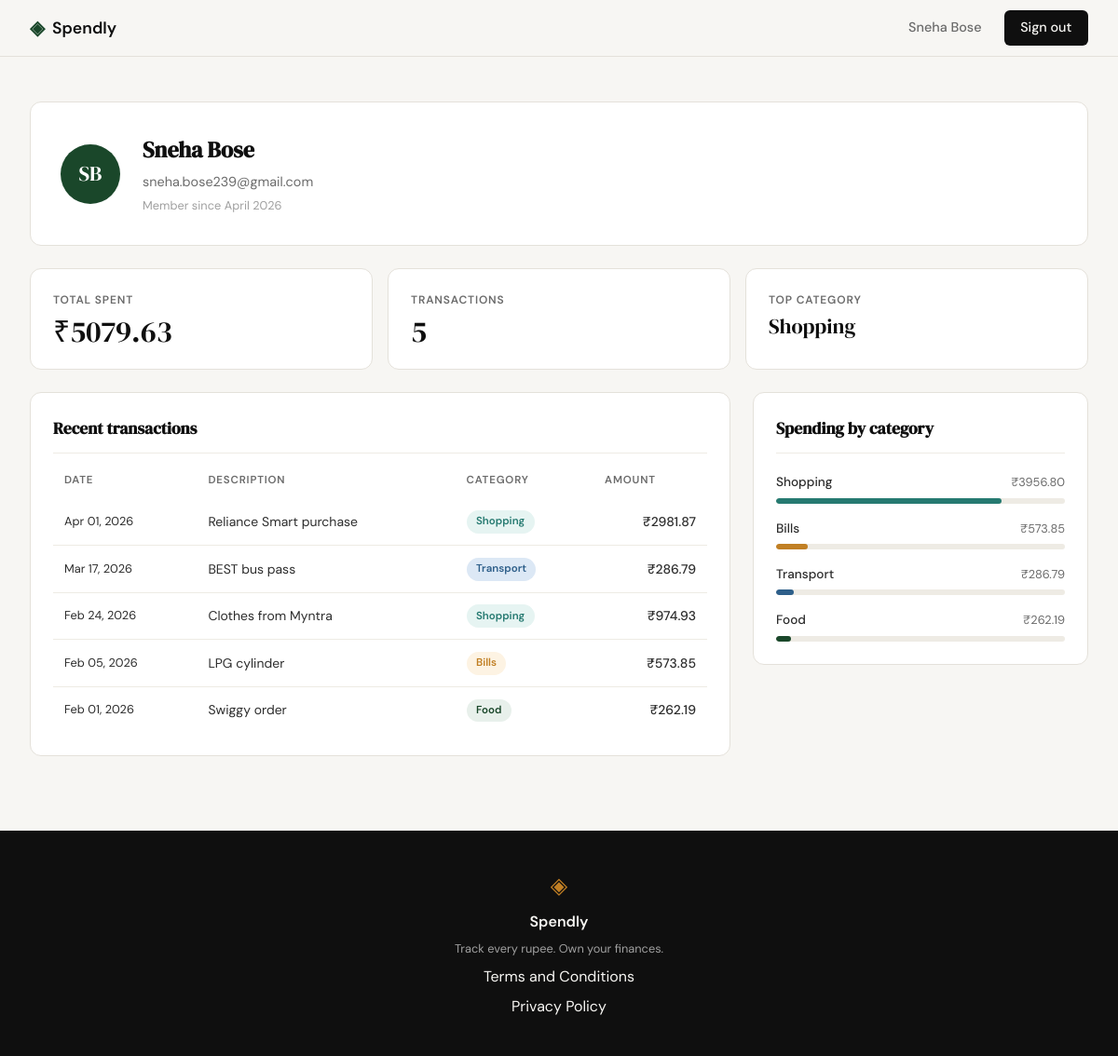
Screenshot of /profile (signed in) with the database file from the repository.
### tables this page shows
CREATE TABLE users (
            id            INTEGER PRIMARY KEY AUTOINCREMENT,
            name          TEXT    NOT NULL,
            email         TEXT    UNIQUE NOT NULL,
            password_hash TEXT    NOT NULL,
            created_at    TEXT    DEFAULT (datetime('now'))
        );

CREATE TABLE expenses (
            id          INTEGER PRIMARY KEY AUTOINCREMENT,
            user_id     INTEGER NOT NULL REFERENCES users(id),
            amount      REAL    NOT NULL,
            category    TEXT    NOT NULL,
            date        TEXT    NOT NULL,
            description TEXT,
            created_at  TEXT    DEFAULT (datetime('now'))
        );

### app.py (the view)
@app.route("/profile")
def profile():
    if not session.get("user_id"):
        return redirect(url_for("login"))
    uid = session["user_id"]
    return render_template(
        "profile.html",
        user=_build_user(uid),
        stats=_build_stats(uid),
        transactions=_build_transactions(uid),
        categories=_build_categories(uid),
    )

### app.py (called while the page is built)
def _build_user(user_id):
    return get_user_by_id(user_id)

def _build_stats(user_id):
    return get_summary_stats(user_id)

def _build_transactions(user_id):
    return get_recent_transactions(user_id)

def _build_categories(user_id):
    return get_category_breakdown(user_id)

### database/db.py (called while the page is built)
def get_db():
    conn = sqlite3.connect(DB_PATH)
    conn.row_factory = sqlite3.Row
    conn.execute('PRAGMA foreign_keys = ON')
    return conn

### database/queries.py (called while the page is built)
def get_user_by_id(user_id):
    conn = get_db()
    row = conn.execute(
        'SELECT name, email, created_at FROM users WHERE id = ?',
        (user_id,)
    ).fetchone()
    conn.close()
    if row is None:
        return None
    dt = datetime.strptime(row['created_at'][:19], '%Y-%m-%d %H:%M:%S')
    name = row['name']
    initials = ''.join(w[0].upper() for w in name.split()[:2])
    return {
        'name':         name,
        'email':        row['email'],
        'member_since': dt.strftime('%B %Y'),
        'initials':     initials,
    }

def get_summary_stats(user_id):
    conn = get_db()
    row = conn.execute(
        '''SELECT COALESCE(SUM(amount), 0) as total_spent,
                  COUNT(*) as tx_count
           FROM expenses
           WHERE user_id = ?''',
        (user_id,)
    ).fetchone()
    top_row = conn.execute(
        '''SELECT category
           FROM expenses
           WHERE user_id = ?
           GROUP BY category
           ORDER BY SUM(amount) DESC
           LIMIT 1''',
        (user_id,)
    ).fetchone()
    conn.close()
    return {
        'total_spent':  round(row['total_spent'], 2),
        'tx_count':     row['tx_count'],
        'top_category': top_row['category'] if top_row else '—',
    }

def get_recent_transactions(user_id, limit=10):
    conn = get_db()
    rows = conn.execute(
        '''SELECT date, description, category, amount
           FROM expenses
           WHERE user_id = ?
           ORDER BY date DESC
           LIMIT ?''',
        (user_id, limit)
    ).fetchall()
    conn.close()
    result = []
    for row in rows:
        dt = datetime.strptime(row['date'], '%Y-%m-%d')
        result.append({
            'date':        dt.strftime('%b %d, %Y'),
            'description': row['description'],
            'category':    row['category'],
            'amount':      row['amount'],
        })
    return result

### templates/profile.html (shortened to what this page needs)
{% extends "base.html" %}
{% block head %}
<link rel="stylesheet" href="{{ url_for('static', filename='css/profile.css') }}">
{% endblock %}
{% block content %}
<div class="profile-page">
  <div class="profile-inner">
    <div class="profile-header">
      <div class="profile-avatar">{{ user.initials }}</div>
      <div class="profile-meta">
        <h1 class="profile-name">{{ user.name }}</h1>
        <p class="profile-email">{{ user.email }}</p>
        <p class="profile-since">Member since {{ user.member_since }}</p>
      </div>
    </div>
    <div class="stats-row">
      <div class="stat-card">
        <span class="stat-label">Total spent</span>
        <span class="stat-value">₹{{ "%.2f"|format(stats.total_spent) }}</span>
      </div>
      <div class="stat-card">
        <span class="stat-label">Transactions</span>
        <span class="stat-value">{{ stats.tx_count }}</span>
      </div>
      <div class="stat-card">
        <span class="stat-label">Top category</span>
        <span class="stat-value stat-value--text">{{ stats.top_category }}</span>
      </div>
    </div>
    <div class="profile-grid">
      <div class="profile-card">
        <h2 class="card-title">Recent transactions</h2>
        <table class="tx-table">
          <thead>
            <tr>
              <th>Date</th>
              <th>Description</th>
              <th>Category</th>
              <th class="tx-col-amount">Amount</th>
            </tr>
          </thead>
          <tbody>
            {% for tx in transactions %}
            <tr>
              <td class="tx-date">{{ tx.date }}</td>
              <td>{{ tx.description }}</td>
              <td><span class="badge badge--{{ tx.category | lower }}">{{ tx.category }}</span></td>
              <td class="tx-amount">₹{{ "%.2f"|format(tx.amount) }}</td>
            </tr>
            {% endfor %}
          </tbody>
        </table>
      </div>
      <div class="profile-card">
        <h2 class="card-title">Spending by category</h2>
        <div class="cat-list">
          {% for cat in categories %}
          <div class="cat-row">
            <div class="cat-row-header">
              <span class="cat-name">{{ cat.name }}</span>
              <span class="cat-amount">₹{{ "%.2f"|format(cat.total) }}</span>
            </div>
            <div class="cat-track">
              <div class="cat-bar cat-bar--{{ cat.name | lower }}"
                   style="--bar-pct: {{ cat.pct }}%"></div>
            </div>
          </div>
          {% endfor %}
        </div>
      </div>
    </div>
  </div>
</div>
{% endblock %}

### templates/base.html (shortened to what this page needs)
<!DOCTYPE html>
<html lang="en">
<head>
    <link rel="stylesheet" href="{{ url_for('static', filename='css/style.css') }}">
    {% block head %}{% endblock %}
</head>
<body>
    <nav class="navbar">
        <div class="nav-inner">
            <a href="{{ url_for('landing') }}" class="nav-brand">
                <span class="brand-icon">◈</span>
                <span class="brand-name">Spendly</span>
            </a>
            <div class="nav-links">
                {% if session.get("user_id") %}
                <a href="{{ url_for('profile') }}">{{ session["name"] }}</a>
                <a href="{{ url_for('logout') }}" class="nav-cta">Sign out</a>
                {% else %}
                <a href="{{ url_for('login') }}">Sign in</a>
                <a href="{{ url_for('register') }}" class="nav-cta">Get started</a>
                {% endif %}
            </div>
        </div>
    </nav>
    <main class="main-content">
        {% block content %}{% endblock %}
    </main>
    <footer class="footer">
        <div class="footer-inner">
            <span class="brand-icon">◈</span>
            <span class="footer-name">Spendly</span>
            <p class="footer-copy">Track every rupee. Own your finances.</p>
            <a href="{{ url_for('terms') }}">Terms and Conditions</a>
            <a href="{{ url_for('privacy') }}">Privacy Policy</a>
        </div>
    </footer>
</body>
</html>

### static/css/style.css (style rules this page uses)
:root { --ink: #0f0f0f; --ink-soft: #2d2d2d; --ink-muted: #6b6b6b; --ink-faint: #a0a0a0; --paper: #f7f6f3; --paper-warm: #f0ede6; --paper-card: #ffffff; --accent: #1a472a; --accent-light: #e8f0eb; --accent-2: #c17f24; --accent-2-light: #fdf3e3; --danger: #c0392b; --danger-light: #fdecea; --border: #e4e1da; --border-soft: #eeebe4; --font-display: 'DM Serif Display', Georgia, serif; --font-body: 'DM Sans', system-ui, sans-serif; --max-width: 1200px; --auth-width: 440px; --radius-sm: 6px; --radius-md: 12px; --radius-lg: 20px; }
*, *::before, *::after { box-sizing: border-box; margin: 0; padding: 0; }
html { font-size: 16px; scroll-behavior: smooth; }
body { background: var(--paper); color: var(--ink); font-family: var(--font-body); font-size: 1rem; line-height: 1.6; -webkit-font-smoothing: antialiased; }
a { color: inherit; text-decoration: none; }
.navbar { position: sticky; top: 0; z-index: 100; background: var(--paper); border-bottom: 1px solid var(--border); padding: 0 2rem; }
.nav-inner { max-width: var(--max-width); margin: 0 auto; height: 60px; display: flex; align-items: center; justify-content: space-between; }
.nav-brand { display: flex; align-items: center; gap: 0.5rem; font-family: var(--font-body); font-weight: 600; font-size: 1.1rem; color: var(--ink); }
.brand-icon { color: var(--accent); font-size: 1.3rem; }
.brand-name { color: var(--ink); }
.nav-links { display: flex; align-items: center; gap: 1.5rem; font-size: 0.9rem; font-weight: 500; }
.nav-links a { color: var(--ink-muted); transition: color 0.2s; }
.nav-cta { background: var(--ink) !important; color: var(--paper) !important; padding: 0.45rem 1.1rem; border-radius: var(--radius-sm); transition: background 0.2s !important; }
.main-content { min-height: calc(100vh - 60px - 100px); }
.footer { background: var(--ink); color: var(--paper); padding: 2.5rem 2rem; text-align: center; }
.footer-inner { display: flex; flex-direction: column; align-items: center; gap: 0.4rem; }
.footer .brand-icon { color: var(--accent-2); font-size: 1.5rem; }
.footer-name { font-weight: 600; font-size: 1rem; }
.footer-copy { font-size: 0.8rem; color: var(--ink-faint); }

### rows the page displays
users: name "Sneha Bose", email "sneha.bose239@gmail.com"
expenses: date "Apr 01, 2026", description "Reliance Smart purchase", category "Shopping", amount "2981.87"
expenses: date "Mar 17, 2026", description "BEST bus pass", category "Transport", amount "286.79", name "Transport", total "286.79", {{ cat.pct }} 6 (drawn)
expenses: date "Feb 24, 2026", description "Clothes from Myntra", category "Shopping", amount "974.93"
expenses: date "Feb 05, 2026", description "LPG cylinder", category "Bills", amount "573.85", name "Bills", total "573.85", {{ cat.pct }} 11 (drawn)
expenses: date "Feb 01, 2026", description "Swiggy order", category "Food", amount "262.19", name "Food", total "262.19", {{ cat.pct }} 5 (drawn)

### other values shown
{{ user.initials }} "SB"
{{ user.member_since }} "April 2026"
{{ "%.2f"|format(stats.total_spent) }} "5079.63"
{{ stats.tx_count }} "5"
{{ stats.top_category }} "Shopping"
{{ cat.name }} "Shopping"
{{ "%.2f"|format(cat.total) }} "3956.80"
